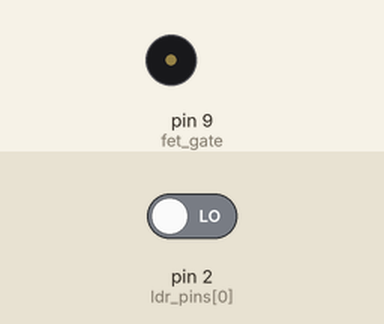
Simulated run of this sketch. Board: Arduino Uno, built with avr-gcc and run on an emulated ATmega328P. Parts: buzzer (waves = sounding). The test bench sets the inputs (shaded band); at power-on: pin 2 (ldr_pins[0]) LOW.

Above: at 1.2 s.
1.3 s: pin 2 (ldr_pins[0]) driven HIGH
At 1.7 s:
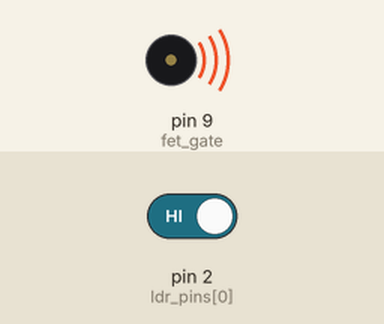
2.8 s: pin 2 (ldr_pins[0]) driven LOW
At 4.0 s:
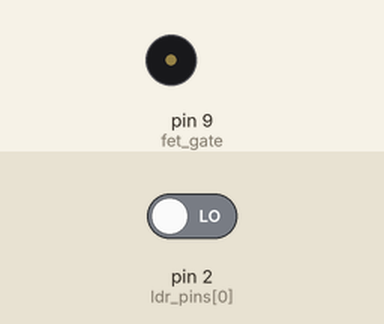
Timing chart, 0 to 5.8 s (numbered marks = the images above; inputs shaded):
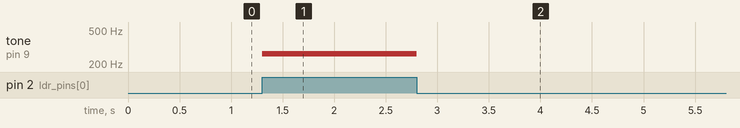

Measured:
- after the input at 1.3 s, tone on pin 9 (fet_gate): silent → 262 Hz at once
- after the input at 2.8 s, tone on pin 9 (fet_gate): 262 Hz → silent at once

The sketch:

ldr_interfacing.ino
```cpp
#define ldr_qty 1
#define fet_gate 9

// const int ldr_pins[] = {2, 3, 4, 5, 6, 7, 8};
const int ldr_pins[] = {2};
const int planet_sounds[] = {262, 294, 330};
// const int planet_sounds[] = {262, 294, 330, 349, 392, 440, 494};

void setup()
{
  Serial.begin(9600);
  pinMode(fet_gate, OUTPUT);
  for (int i = 0; i < ldr_qty; i++)
  	pinMode(ldr_pins[i], INPUT);
}


void loop()
{
  bool ldr_on = false;
  for (int i = 0; i < ldr_qty; i++)
  {
    if (digitalRead(ldr_pins[i]) == 1)
    {
      tone(fet_gate, planet_sounds[i]);
      ldr_on = true;
      break;
    }
  }

  if (!ldr_on)
  	noTone(fet_gate);


  delay(100);
}
```
